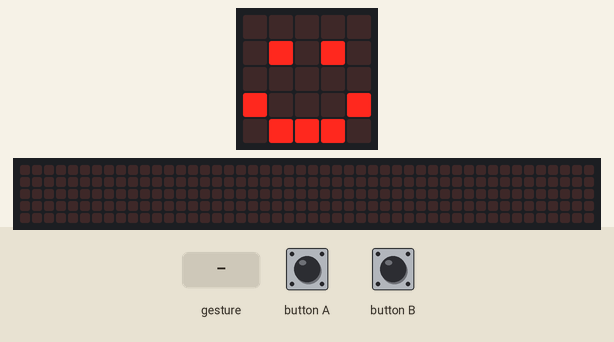
This program was run on a simulated BBC micro:bit (MakeCode). Parts: the board's 5×5 LED display, a strip that is not on the board, showing the scrolling text unrolled. The test bench sets the inputs (shaded band). Random numbers come from a fixed seed; a tilt is held for 1.5 s and a shake lasts 1 s, then the board lies face up again; the 48×5 strip is a reading aid, not a part: it shows the text the display is scrolling, unrolled, one strip-width of it at a time.

Above: at 1.8 s.
1.9 s: gesture 'shake'
At 2.9 s:
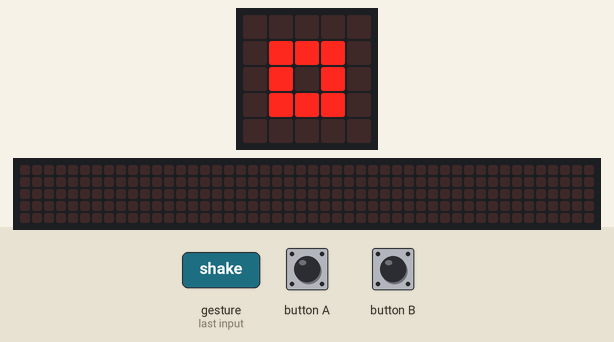
3.6 s: gesture 'shake'
6.6 s: button B pressed for 0.15 s
At 7.2 s:
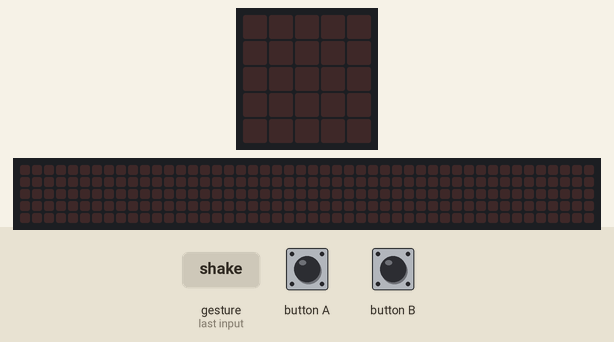
7.3 s: button A pressed for 0.15 s
9.9 s: button A pressed for 0.15 s
At 10.15 s:
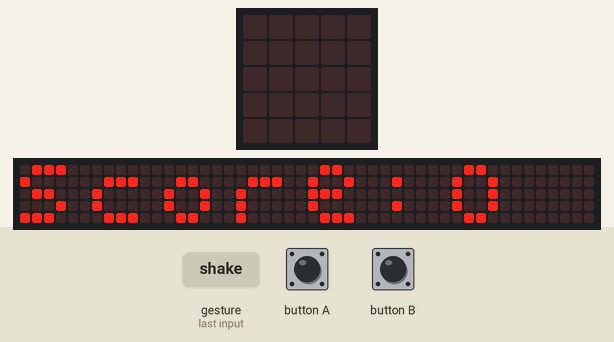
10.6 s: button B pressed for 0.15 s
At 11.37 s:
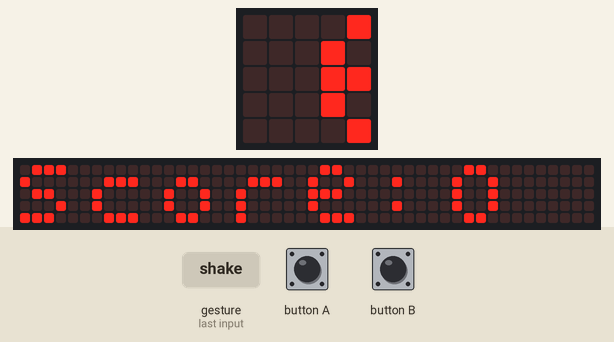
Timing chart, 0 to 13.6 s (numbered marks = the images above; inputs shaded):
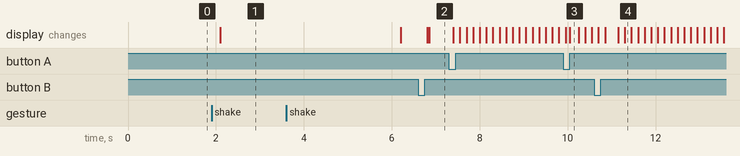

The program:

main.ts
```typescript
// (licence header left out)
// variables
let randomNumber: number = 0

let score: number = 0

randomNumber = -2
basic.clearScreen()
basic.showIcon(IconNames.Happy)

input.onGesture(Gesture.Shake, function () {
    randomNumber = randint(0, 2)
    basic.clearScreen()

    // if randomNumber was 0
    if (randomNumber == 0) {
        basic.showIcon(IconNames.SmallSquare)
        basic.pause(2500)
    }

    // if randomNumber was 1
    if (randomNumber == 1) {
        basic.showIcon(IconNames.Square)
        basic.pause(2500)
    }

    // if randomNumber was 2
    if (randomNumber == 2) {
        basic.showIcon(IconNames.Scissors)
        basic.pause(2500)
    }

    // count score
    input.onButtonPressed(Button.A, function () {
        basic.clearScreen()
        basic.showIcon(IconNames.Yes)
        score = score + 1
        basic.pause(100)
        basic.pause(1000)
        basic.showIcon(IconNames.Happy)
    })

    // display score
    input.onButtonPressed(Button.B, function () {
        score = score
        basic.pause(100)
        basic.clearScreen()
        basic.showString("Score:" + score)
        basic.showNumber(score)
        basic.showIcon(IconNames.Happy)
    })

    // pause and show you are ready again
    basic.pause(1000)
    basic.showIcon(IconNames.Happy)
})
```

Measured:
- after the input at 1.9 s, the display: changes after 0.20 s (image 1)
